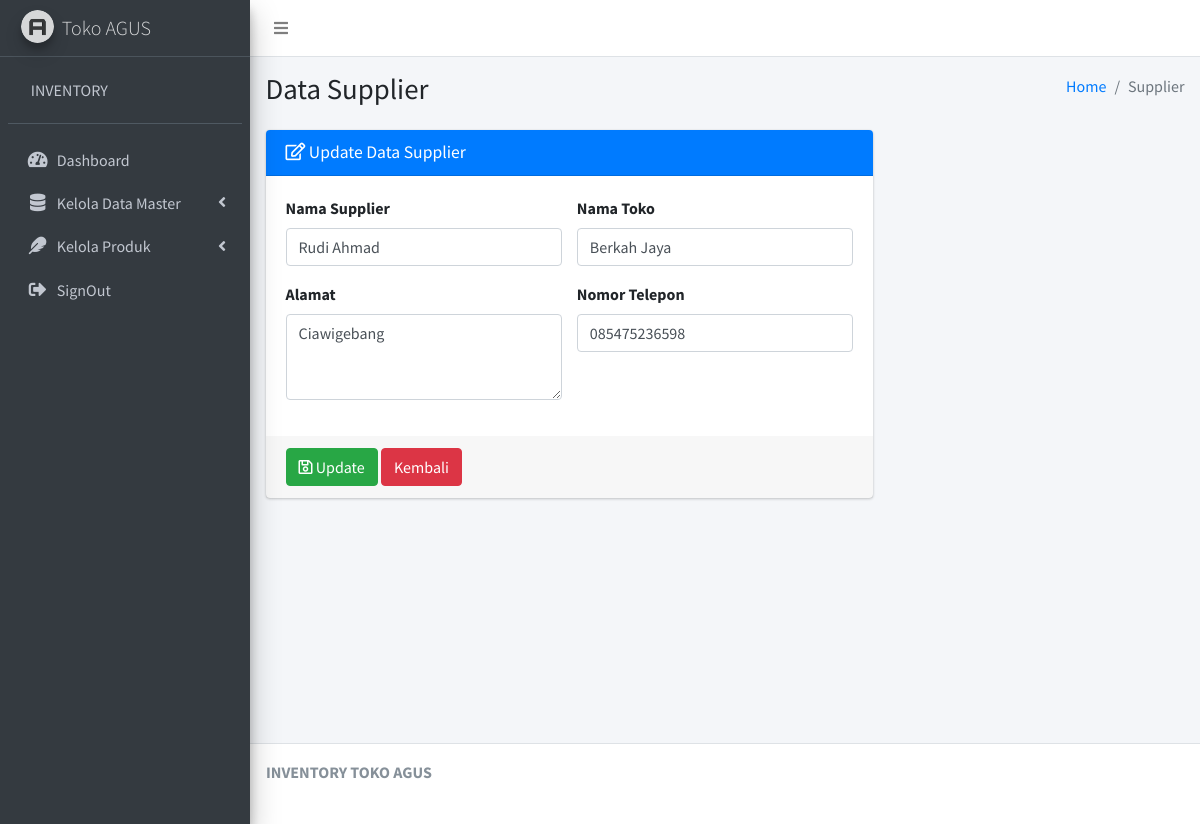
The page /ControllerDataMaster/update_supplier/1 on the database its author committed.
### tables this page shows
CREATE TABLE `supplier` (
  `id_supplier` int(11) NOT NULL,
  `nama_supplier` varchar(50) NOT NULL,
  `nama_toko` varchar(50) NOT NULL,
  `alamat` varchar(125) NOT NULL,
  `no_hp` varchar(15) NOT NULL,
  `username_supp` varchar(50) NOT NULL,
  `pass_supp` varchar(50) NOT NULL
);

### application/controllers/ControllerDataMaster.php (called while the page is built, shortened)
<?php
class ControllerDataMaster extends CI_Controller
{
	public function __construct()
	{
		$this->load->model('DataMaster');
	}
	public function update_supplier($id)
	{
		$this->form_validation->set_rules('nama', 'Nama Supplier', 'required');
		$this->form_validation->set_rules('nama_toko', 'Nama Toko', 'required');
		$this->form_validation->set_rules('alamat', 'Alamat', 'required');
		$this->form_validation->set_rules('no_hp', 'No Telepon', 'required|min_length[11]|max_length[13]');
		if ($this->form_validation->run() == FALSE) {
			$data = array(
				'supplier' => $this->DataMaster->edit_supplier($id)
			);
			$this->load->view('Layout/head');
			$this->load->view('Layout/navbar');
			$this->load->view('Layout/aside');
			$this->load->view('Content/edit_supplier', $data);
			$this->load->view('Layout/footer');
		}
	}
}

### index.php (called while the page is built, shortened)
<?php
require_once BASEPATH.'core/CodeIgniter.php';

### application/models/DataMaster.php (called while the page is built, shortened)
<?php
class DataMaster extends CI_Model
{
    public function edit_supplier($id)
    {
        $this->db->select('*');
        $this->db->from('supplier');
        $this->db->where('id_supplier', $id);
        return $this->db->get()->row();
    }
}

### application/views/Content/edit_supplier.php (the view, shortened to what this page needs)
<div class="content-wrapper">
    <section class="content-header">
        <div class="container-fluid">
            <div class="row mb-2">
                <div class="col-sm-6">
                    <h1>Data Supplier</h1>
                </div>
                <div class="col-sm-6">
                    <ol class="breadcrumb float-sm-right">
                        <li class="breadcrumb-item"><a href="#">Home</a></li>
                        <li class="breadcrumb-item active">Supplier</li>
                    </ol>
                </div>
            </div>
        </div>
    </section>
    <section class="content">
        <div class="container-fluid">
            <div class="row">
                <div class="col-md-8">
                    <div class="card card-primary">
                        <div class="card-header">
                            <h3 class="card-title"><i class="far fa-edit"></i> Update Data Supplier</h3>
                        </div>
                        <form role="form" action="<?= base_url('ControllerDataMaster/update_supplier/' . $supplier->id_supplier) ?>" method="POST">
                            <div class="card-body">
                                <div class="row">
                                    <div class="col-sm-6">
                                        <div class="form-group">
                                            <label>Nama Supplier</label>
                                            <input type="text" value="<?= $supplier->nama_supplier ?>" name="nama" class="form-control" placeholder="Enter ...">
                                        </div>
                                    </div>
                                    <div class="col-sm-6">
                                        <div class="form-group">
                                            <label>Nama Toko</label>
                                            <input type="text" value="<?= $supplier->nama_toko ?>" name="nama_toko" class="form-control" placeholder="Enter ...">
                                        </div>
                                    </div>
                                </div>
                                <div class="row">
                                    <div class="col-sm-6">
                                        <div class="form-group">
                                            <label>Alamat</label>
                                            <textarea class="form-control" name="alamat" rows="3" placeholder="Enter ..."><?= $supplier->alamat ?></textarea>
                                        </div>
                                    </div>
                                    <div class="col-sm-6">
                                        <div class="form-group">
                                            <label>Nomor Telepon</label>
                                            <input type="number" name="no_hp" value="<?= $supplier->no_hp ?>" class="form-control" rows="3" placeholder="Enter ...">
                                        </div>
                                    </div>
                                </div>
                            </div>
                            <div class="card-footer">
                                <button type="submit" class="btn btn-success"><i class="far fa-save"></i> Update</button>
                                <a href="<?= base_url('controllerDataMaster/supplier') ?>" class="btn btn-danger">Kembali</a>
                            </div>
                        </form>
                    </div>
                </div>
            </div>
        </div>
</div>
</div>

### rows shown on the page
supplier: nama "Rudi Ahmad", nama_toko "Berkah Jaya", alamat "Ciawigebang", no_hp "085475236598"
